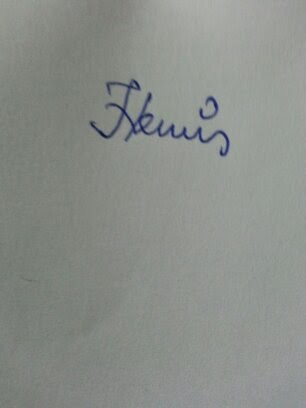
#> input picture sign.jpg, 306 x 408 px
$ python signprocessing.py
#> lines starting #> are read from the running program, lines starting #| are printed output that depends on the picture
#> the answer given: sign.jpg
#> further down, img is the input picture: PIL image 306x408 RGB; mean R, G, B 138.6, 142.5, 137.6
############################################################
#------------- Author: Joe Lewis---------------------------#
#------------- License: Not good enough to be Licenced :) -#
#------------- P.S Sorry I don't like Gists ---------------#
############################################################

import Image, ImageEnhance

def enhance_signature(img):
  bw = ImageEnhance.Color(img).enhance(0.0)
  bright = ImageEnhance.Brightness(bw).enhance(2.2)
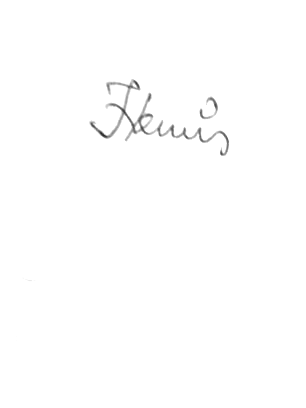
#> bright: PIL image 306x408 RGB; min 35, max 255, mean 253.9
  contrast = ImageEnhance.Contrast(bright).enhance(2.0)

  sign = contrast.convert("RGBA")
  datas = sign.getdata()

  #--- Algo to detect non-signatured areas and reduce its alpha to zero --#
  newData = []
  for item in datas:
    if item[0] >  200 and item[1] > 200 and item[2] > 200:
      newData.append((255, 255, 255, 0))
    else:
      newData.append(item)
#> after the loop, newData = 124848 items

  sign.putdata(newData)
  sign.save("signature_alpha.png", "PNG")

def get_boxed_signature():
  img = Image.open("signature_alpha.png")
  img = img.convert("RGBA")
  pixdata = img.load()

  start_pixel = [img.size[0], img.size[1]]
#> start_pixel = [306, 408]
  end_pixel = [0,0]

  #--- Algo to detect the region of space containing signature --#
  for y in xrange(img.size[1]):
    for x in xrange(img.size[0]):
      if pixdata[x, y][0] < 200 and pixdata[x, y][1] < 200 and pixdata[x, y][2] < 200:
        if x < start_pixel[0]:
          start_pixel[0] = x
        if y < start_pixel[1]:
          start_pixel[1] = y
        if x > end_pixel[0]:
          end_pixel[0] = x
        if y > end_pixel[1]:
          end_pixel[1] = y
#> after the loop, end_pixel = [228, 155]; start_pixel = [89, 79]

  crop_box = (start_pixel[0]-20, start_pixel[1]-20, end_pixel[0]+20, end_pixel[1]+20)
#> crop_box = (69, 59, 248, 175)
  signature = img.crop(crop_box)
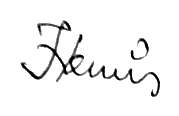
#> signature: PIL image 179x116 RGBA; mean R, G, B, A 243.2, 243.2, 243.2, 17.9; transparent parts drawn white
  signature.save("signature_beta.png", "PNG")
  Image.open("signature_beta.png").show()

if __name__ == "__main__":
  filename = str(raw_input("Where is your signature click? "))
  img = Image.open(filename)
  enhance_signature(img)
  get_boxed_signature()
